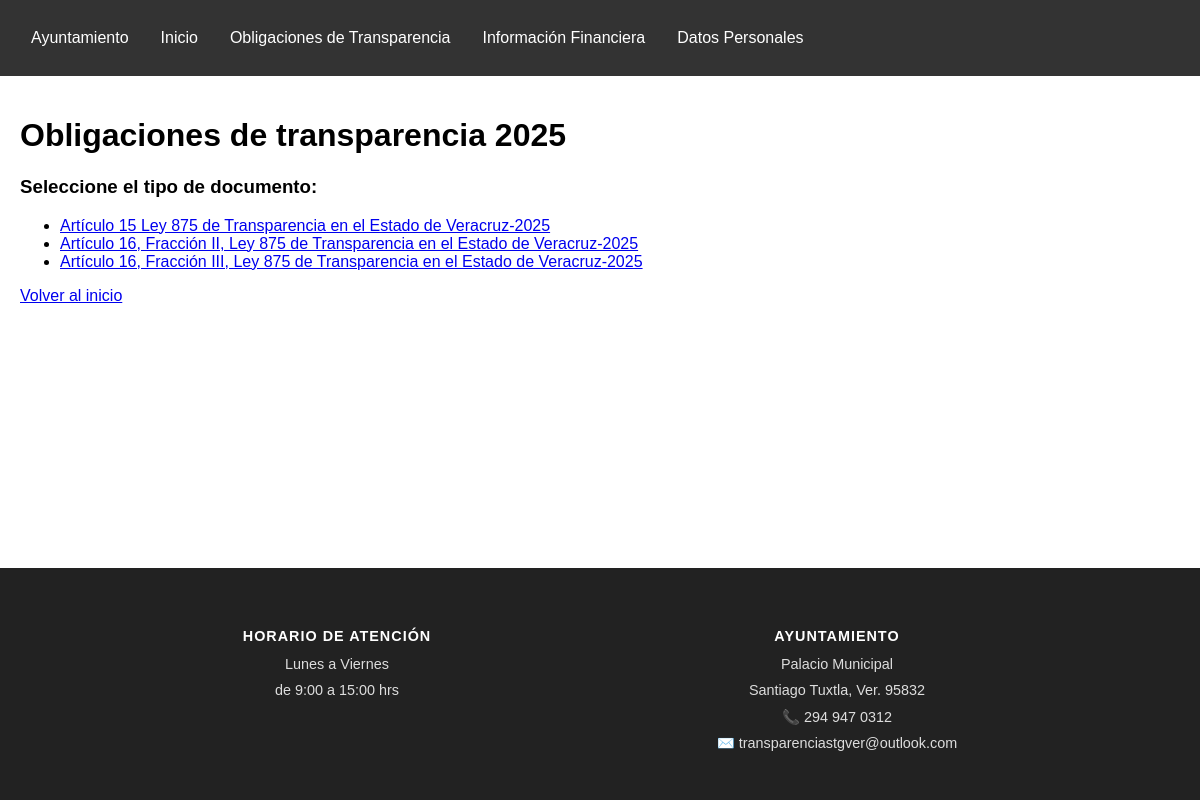
The page /area/obligaciones-de-transparencia-2025/ on the database its author committed.
### main/models.py (models this page shows, shortened)
class Area(models.Model):
    CATEGORIAS = [
        ('transparencia', 'Obligaciones de Transparencia'),
        ('financiera', 'Información Financiera'),
    ]
    nombre = models.CharField(max_length=200, verbose_name="Nombre del Área")
    categoria = models.CharField(
        max_length=20,
        choices=CATEGORIAS,
        default='transparencia',
        verbose_name="Sección a la que pertenece"
    )
    descripcion = models.TextField(blank=True, verbose_name="Descripción (Opcional)")
    slug = models.SlugField(unique=True, verbose_name="Identificador URL (automático)")
    class Meta:
        verbose_name = "Área / Departamento"
        verbose_name_plural = "Áreas / Departamentos"
        ordering = ['-nombre']

class TipoDocumento(models.Model):
    area = models.ForeignKey(Area, on_delete=models.CASCADE, related_name='tipos_documento', verbose_name="Pertenece al Área")
    nombre = models.CharField(max_length=200, verbose_name="Tipo de Documento")
    slug = models.SlugField(verbose_name="Identificador URL")
    class Meta:
        unique_together = ('area', 'slug')
        ordering = ['nombre']

### main/views.py (the view)
# urls.py: path('area/<slug:area_slug>/', views.detalle_area, name='detalle_area'),
def detalle_area(request, area_slug):
    area = get_object_or_404(Area, slug=area_slug)
    tipos = area.tipos_documento.all()
    return render(request, 'main/detalle_area.html', {'area': area, 'tipos': tipos})

### main/templates/main/detalle_area.html
{% extends 'main/base.html' %}
{% block content %}
<h1>{{ area.nombre }}</h1>
<h3>Seleccione el tipo de documento:</h3>
<ul>
    {% for tipo in tipos %}
        <li>
            <a href="{% url 'lista_documentos' area.slug tipo.slug %}">
                {{ tipo.nombre }}
            </a>
        </li>
    {% empty %}
        <li>No hay categorías de documentos en esta área.</li>
    {% endfor %}
</ul>
<a href="{% url 'inicio' %}">Volver al inicio</a>
{% endblock %}

### main/templates/main/base.html (style rules this page uses)
body { font-family: sans-serif; margin: 0; display: flex; flex-direction: column; min-height: 100vh; }

### rows shown on the page
Area: nombre "Obligaciones de transparencia 2025"
TipoDocumento: nombre "Artículo 15 Ley 875 de Transparencia en el Estado de Veracruz-2025"
TipoDocumento: nombre "Artículo 16, Fracción II, Ley 875 de Transparencia en el Estado de Veracruz-2025"
TipoDocumento: nombre "Artículo 16, Fracción III, Ley 875 de Transparencia en el Estado de Veracruz-2025"
